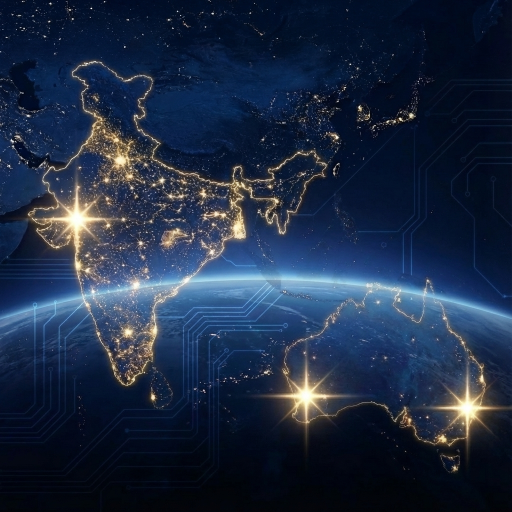
#> input picture _site/assets/images/website_background_globe.png, 1024 x 1024 px (shown at 1/2 size); its folder holds 4 pictures in this run
$ python create_star_blink_gif_optimized.py
#> lines starting #> are read from the running program, lines starting #| are printed output that depends on the picture
import os
from PIL import Image, ImageDraw, ImageFilter
import math

def create_blinking_stars_gif_optimized():
    # Paths
    base_dir = os.getcwd()
    input_path = os.path.join(base_dir, 'assets', 'images', 'website_background_globe.png')
    output_path = os.path.join(base_dir, 'assets', 'images', 'website_background_globe_optimized.gif')

    print(f"Loading image from {input_path}")
    if not os.path.exists(input_path):
        print(f"Error: Input file not found.")
        return

    original_img = Image.open(input_path).convert("RGBA")

    # --- WEB OPTIMIZATION SETTINGS ---
    # Reducing resolution is the #1 way to save size. 800px is still quite sharp.
    MAX_WIDTH = 800
    if original_img.width > MAX_WIDTH:
        ratio = MAX_WIDTH / float(original_img.width)
#> ratio = 0.781
        new_height = int(float(original_img.height) * ratio)
#> new_height = 800
        original_img = original_img.resize((MAX_WIDTH, new_height), Image.Resampling.LANCZOS)
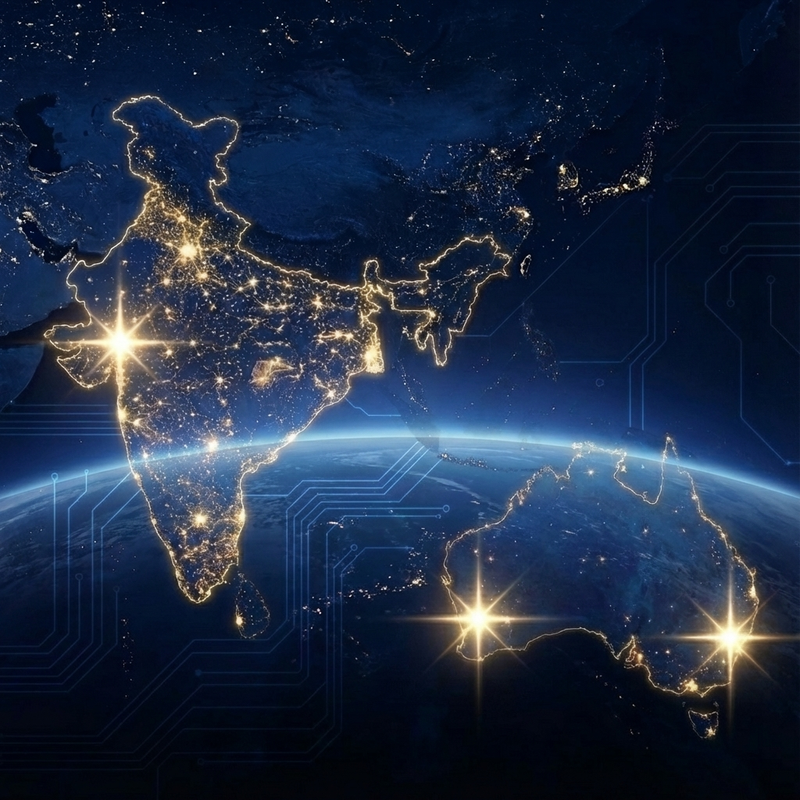
#> original_img: PIL image 800x800 RGBA; mean R, G, B, A 29.8, 43.6, 67.4, 255
        print(f"Resized image to {MAX_WIDTH}x{new_height} for web optimization.")
#| Resized image to 800x800 for web optimization.

    width, height = original_img.size
#> width = 800; height = 800

    # Reduced frames (25-30 is a good middle ground for smoothness vs size)
    NUM_FRAMES = 25
    LOOP_DURATION_MS = 3000 # 3 seconds loop

    # Adjusted parameters for the smaller resolution
    STAR_BASE_RADIUS = 60
    STAR_RADIUS_VARIATION = 0.5
    STAR_MIN_ALPHA = 100
    FLARE_SCALE = 1.0
    FLARE_WIDTH = 2
    INNER_RADIUS = 6

    # Detection
    MIN_BRIGHTNESS_THRESHOLD = 200
    # Reducing colors saves space. 128 is usually enough for a background.
    GIF_PALETTE_COLORS = 128
    # ----------------------------------

    def find_brightest_points(img, n=3):
#> called with n = 3
        gray = img.convert('L')
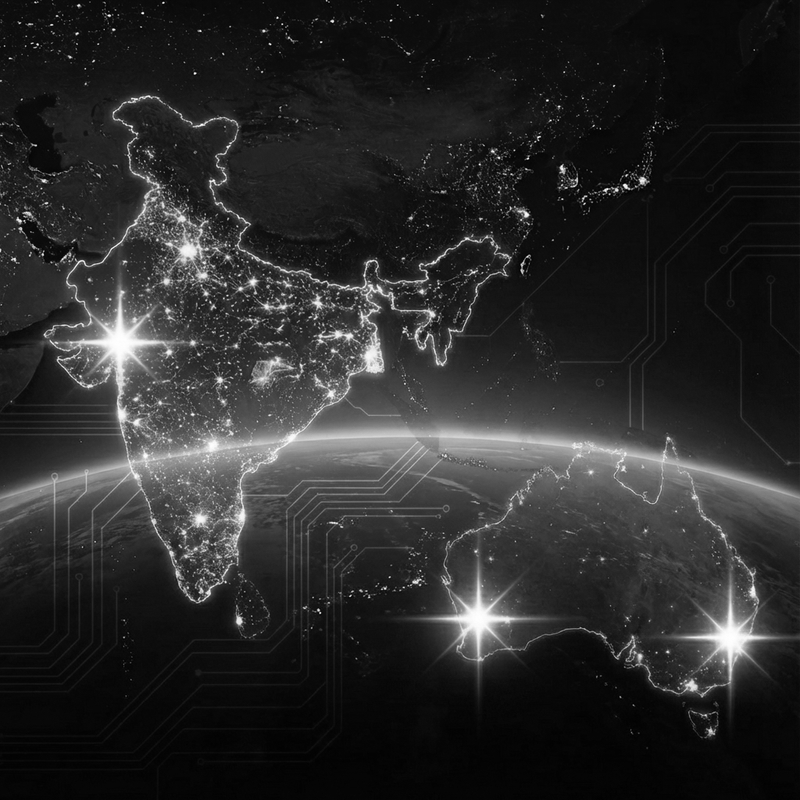
#> gray: PIL image 800x800 L; min 0, max 255, mean 42.2
        gray = gray.filter(ImageFilter.GaussianBlur(2))
        w, h = gray.size
#> w = 800; h = 800
        vals = list(gray.getdata())
#> vals = 640000 items
        idxs = sorted(range(len(vals)), key=lambda i: vals[i], reverse=True)
#> idxs = 640000 items
        picks = []
        for idx in idxs:
            if len(picks) >= n or vals[idx] < MIN_BRIGHTNESS_THRESHOLD: break
            x, y = idx % w, idx // w
            # Ensure distance between stars to avoid overlapping clusters
            if all((x-px)**2 + (y-py)**2 > 60**2 for px, py in picks):
                picks.append((x, y))
#> this loop made 130 passes
#> (idx, x, y) on passes 1 to 12: (270518, 118, 338), (271318, 118, 339), (271322, 122, 339), (272122, 122, 340), (273717, 117, 342), (274517, 117, 343), (274518, 118, 343), (275317, 117, 344), (275318, 118, 344), (509530, 730, 636), (509531, 731, 636), (509532, 732, 636)
#> (x, y) on pass 129: (477, 616)
#> after the loop, picks = [(118, 338), (730, 636), (477, 616)]
        return picks if picks else [(w//2, h//2)]

    final_stars = find_brightest_points(original_img, n=3)
#> final_stars = [(118, 338), (730, 636), (477, 616)]
    print(f"Star positions detected at: {final_stars}")
#| Star positions detected at: [(118, 338), (730, 636), (477, 616)]

    frames = []
    for i in range(NUM_FRAMES):
        frame_layer = original_img.copy()
        phase = (i / NUM_FRAMES) * 2 * math.pi

        for sx, sy in final_stars:
            # Shift phase per star for more organic look
            star_phase = phase + (sx / 50.0)
            star_intensity = (math.sin(star_phase) + 1) / 2

            glow_layer = Image.new("RGBA", (width, height), (0, 0, 0, 0))
            glow_draw = ImageDraw.Draw(glow_layer)
            max_alpha = int(STAR_MIN_ALPHA + (255 - STAR_MIN_ALPHA) * star_intensity)

            # Glow Halo
            r_outer = STAR_BASE_RADIUS * (0.6 + STAR_RADIUS_VARIATION * star_intensity)
            for r in range(int(r_outer), 1, -4):
                alpha = int(max_alpha * (1 - r/r_outer)**2)
                glow_draw.ellipse([sx-r, sy-r, sx+r, sy+r], fill=(200, 230, 255, alpha))

            # Cross Flares
            flare_len = r_outer * FLARE_SCALE
            flare_color = (255, 255, 255, int(max_alpha * 0.8))
            glow_draw.line([(sx-flare_len, sy), (sx+flare_len, sy)], fill=flare_color, width=FLARE_WIDTH)
            glow_draw.line([(sx, sy-flare_len), (sx, sy+flare_len)], fill=flare_color, width=FLARE_WIDTH)

            # Center Core
            glow_draw.ellipse([sx-INNER_RADIUS, sy-INNER_RADIUS, sx+INNER_RADIUS, sy+INNER_RADIUS], fill=(255, 255, 255, max_alpha))

            # Merge glow layer
            frame_layer = Image.alpha_composite(frame_layer, glow_layer)

        # Flatten to RGB
        final_frame = Image.new("RGB", (width, height), (0, 0, 0))
        final_frame.paste(frame_layer, (0, 0), frame_layer)

        # Quantize with dithering to preserve gradient quality with fewer colors
        frames.append(final_frame.quantize(colors=GIF_PALETTE_COLORS, method=Image.Resampling.NEAREST, dither=Image.FLOYDSTEINBERG))
#> after the loop, frames = 25 items

    print(f"Generating optimized GIF ({NUM_FRAMES} frames)...")
    frames[0].save(
        output_path,
        save_all=True,
        append_images=frames[1:],
        optimize=True, # PIL internal GIF optimization
        duration=int(LOOP_DURATION_MS / NUM_FRAMES),
        loop=0
    )
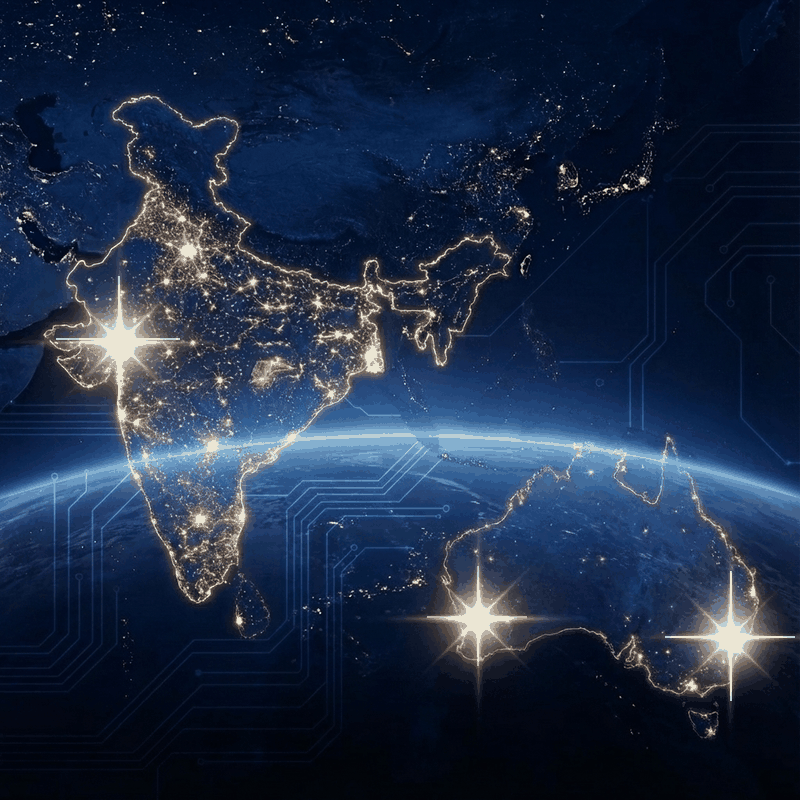
#> saved as website_background_globe_optimized.gif: PIL image 800x800 P; mean R, G, B 29.6, 44, 68.4

    file_size = os.path.getsize(output_path) / (1024 * 1024)
    print(f"Success! Saved to {output_path}")
    print(f"Final File Size: {file_size:.2f} MB")

if __name__ == "__main__":
    create_blinking_stars_gif_optimized()
